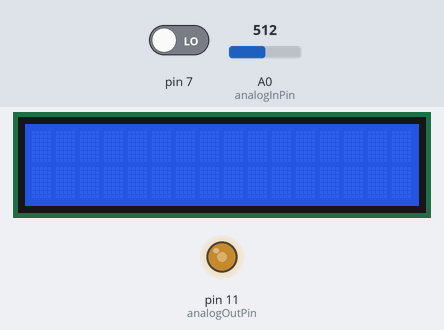
This sketch was run on a simulated Arduino Uno, built with avr-gcc and run on an emulated ATmega328P. On the bench: 16×2 character LCD, output pins drawn as LEDs (lit = HIGH). The test bench sets the inputs (shaded band); at power-on: pin 7 LOW, A0 (analogInPin) = 512. What the sketch prints to the serial monitor is not drawn.

Above: at 1.2 s.
1.3 s: pin 7 driven HIGH
At 1.8 s:
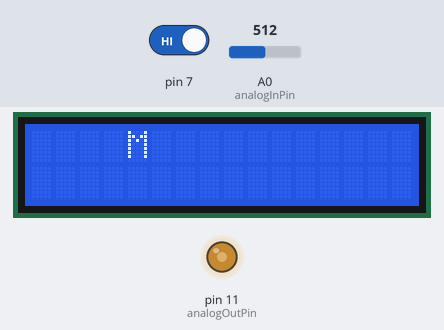
4.3 s: A0 (analogInPin) set to 716
At 5.2 s:
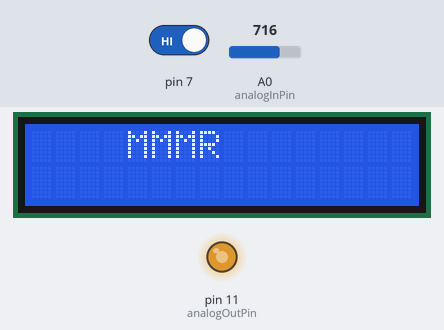
7.3 s: A0 (analogInPin) set to 900
At 8.8 s:
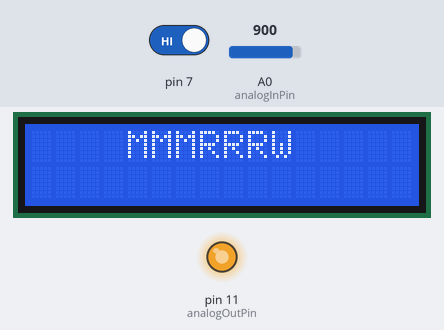
10.3 s: A0 (analogInPin) set to 245
At 11.7 s:
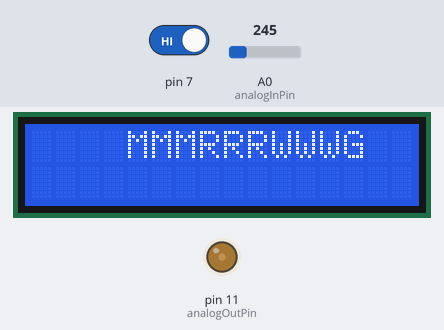
13.3 s: A0 (analogInPin) set to 0
At 14.5 s:
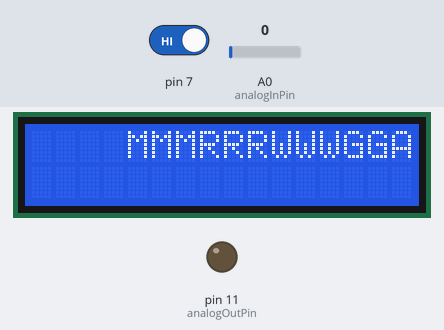
15.1 s: A0 (analogInPin) set to 20
At 42.6 s:
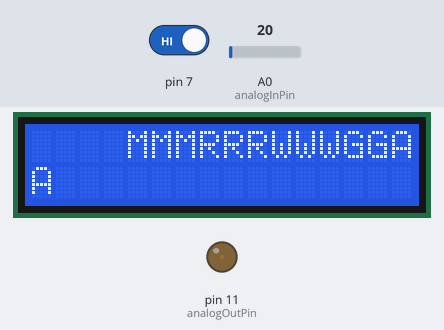
Timing chart, 0 to 44.1 s (numbered marks = the images above; inputs shaded):
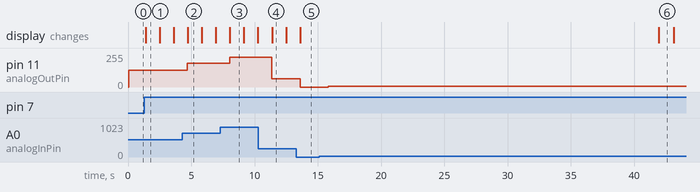

Measured:
- after the input at 1.3 s, the display: changes after 0.09 s (image 1)
- after the input at 4.3 s, pin 11 (analogOutPin): 127/255 → 178/255 after 0.40 s; the display: changes after 0.41 s (image 2)
- after the input at 7.3 s, pin 11 (analogOutPin): 178/255 → 224/255 after 0.73 s; the display: changes after 0.74 s (image 3)
- after the input at 10.3 s, pin 11 (analogOutPin): 224/255 → 61/255 after 1.1 s; the display: changes after 1.1 s (image 4)
- after the input at 13.3 s, pin 11 (analogOutPin): 61/255 → 0/255 after 0.30 s; the display: changes after 0.31 s (image 5)
- after the input at 15.1 s, pin 11 (analogOutPin): 0/255 → 4/255 after 0.73 s
- what the display in image 1 shows lasts 1.1 s, from 1.4 s to 2.5 s

The sketch:

main.ino
```cpp
/*
 * (C)2018-2020 SAS TECH CORPORATION
 * Potentiometer INPUT device
 *
 *
 * WHAT IT DOES :
 * Read Pot's regulated voltage from Analog pins
 * divide it to 1023 values
 * create range from 0 - 1023 to 0 - 255
 * assign each char 10 points ie, for A = [0,10]; B = [11-20],...
 * read digital pin (7) to check 0 or 1
 * if 1 then prints the selected char on LCD and Serial monitor
 * if 0 then continue
 * Keeps looping
 * to reset the note or label ,press reset
 *
 */


//START LCD CONFIGS
#include <Wire.h>
#include <LiquidCrystal_I2C.h>
LiquidCrystal_I2C lcd(0x27, 16, 2);
//END LCD CONFIGS

//START VAR MANAGEMENT
const int analogInPin = A0;  // POT
const int analogOutPin = 11; // Must be ~PWM
int x;
int sensorValue = 0;
int outputValue = 0;
int enterkey;
String chkey="";
String chnow="";
// END VAR MANAGEMENT

void setup() {
  // initialize serial communications at 9600 bps:
  Serial.begin(9600);
  //tell pin 7 is for input
  pinMode(7,INPUT);
  // init LCD
  lcd.begin();
  lcd.backlight();//start backlight
  lcd.clear();//clear LCD
  lcd.setCursor(4,0);// set cursor to x=4 , y=0
}

void loop() {
  // read the analog in value:
  sensorValue = analogRead(analogInPin);
  // map it to the range of the analog out:
  outputValue = map(sensorValue, 0, 1023, 0, 255);
  // change the analog out value:
  analogWrite(analogOutPin, outputValue);

  // print the results to the Serial Monitor:
  Serial.print("sensor = ");
  Serial.print(sensorValue);
  Serial.print("\t output = ");
  Serial.println(outputValue);
   x=outputValue;

   //START CHAR AND INPUT CONFIGS
  if  (x>= 0 && x<=10){
Serial.println("selected Char : A");
chkey="A";
    } else if (x>= 11 && x<=20){
Serial.println("selected Char : B");
chkey="B"; }else if (x>= 21 && x<=30){
    Serial.println("selected Char : C");
    chkey="C";
    }else if (x>= 31 && x<=40){
  Serial.println("selected Char : D");
    chkey="D";}
    else if (x>= 41 && x<=50){
    Serial.println("selected Char : E");
    chkey="E";
    }
    else if (x>= 51 && x<=60){
 chkey="F";
 Serial.println("selected Char : F");
    }
    else if (x>= 61 && x<=70){
 chkey="G";
 Serial.println("selected Char : G");

    }else if (x>= 71 && x<=80){
   chkey="H";
   Serial.println("selected Char : H");

    }else if (x>= 81 && x<=90){
    Serial.println("selected Char : I");
   chkey="I" ;
    }else if (x>= 91 && x<=100){
    Serial.println("selected Char : J");
    chkey="J";
    }else if (x>= 101 && x<=110){
    Serial.println("selected Char : K");
    chkey="K";
    }else if (x>= 111 && x<=120){
    Serial.println("selected Char : L");
    chkey="L";
    }else if (x>= 121 && x<=130){
    Serial.println("selected Char : M");
    chkey="M";
    }else if (x>= 131 && x<=140){
    Serial.println("selected Char : N");
    chkey="N";
    }else if (x>= 141 && x<=150){
    Serial.println("selected Char : O");
    chkey="O";
    }else if (x>= 151 && x<=160){
    Serial.println("selected Char : P");
    chkey="P";
    }else if (x>= 161 && x<=170){
    Serial.println("selected Char : Q");
    chkey="Q";
    }else if (x>= 171 && x<=180){
    Serial.println("selected Char : R");
    chkey="R";
    }else if (x>= 181 && x<=190){
    Serial.println("selected Char : S");
    chkey="S";
    }else if (x>= 191 && x<=200){
    Serial.println("selected Char : T");
    chkey="T";
    }else if (x>= 201 && x<=210){
    Serial.println("selected Char : U");
    chkey="U";
    }else if (x>= 211 && x<=220){
    Serial.println("selected Char : V");
    chkey="V";
    }else if (x>= 221 && x<=230){
    Serial.println("selected Char : W");
    chkey="W";
    }else if (x>= 231 && x<=240){
    Serial.println("selected Char : X");
    chkey="X";
    }else if (x>= 241 && x<=250){
    Serial.println("selected Char : Y");
    chkey="Y";
    }
    else if (x>= 251 && x<=255){
    Serial.println("selected Char : Z");
    chkey="Z";
    }

    // END CHAR AND INPUT CONFIGS

    enterkey=digitalRead(7); //read digital pin 7
    //delay(100);
    Serial.println(enterkey); // print it is 0 or 1
    if (enterkey ==1){ // IF 1
      //digitalWrite(8,HIGH)
       lcd.clear(); // clear LCD
       lcd.setCursor(4,0);
      Serial.println(chnow+chkey); // add current char to previous word
      chnow=chnow+chkey;//change the previous word to new word
      lcd.print(chnow); //print on LCD
      Serial.println("Enter pressed"); // tell user through serial
      delay(1000); //delay to clear digital pin's extra voltage

      } else {
        //do nothing if enter not pressed

        }

  delay(100); //delay for clearing pot values and refreshing
}
```
